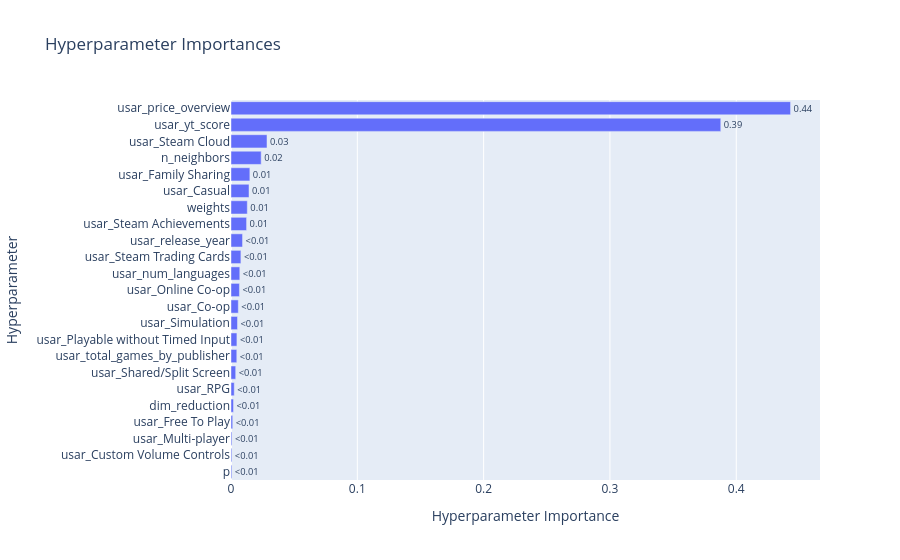

Here is the notebook cell this chart was saved with:
### Code cell
warnings.filterwarnings("ignore")
optuna.logging.set_verbosity(optuna.logging.WARNING)

# =====================================================================
# 1. PREPARACIÓN DE DATOS
# =====================================================================
# Asumo que 'df' y la función '_preprocess' ya están definidos en tu entorno
df_prepared = _preprocess(df, use_images=True)
X = df_prepared.drop(columns=['recomendaciones_totales'])
y = df_prepared['recomendaciones_totales']

# Estratificación basada en el target
bins_strat = [-1, 10, 100, 1000, 10000, float('inf')]
y_binned = pd.cut(y, bins=bins_strat, labels=False)

X_train, X_test, y_train, y_test = train_test_split(
    X, y,
    test_size=0.2,
    random_state=42,
    stratify=y_binned
)

top_tabular_variables = [
    'Family Sharing', 'Free To Play', 'yt_score', 'Steam Trading Cards',
    'price_overview', 'Steam Cloud', 'num_languages', 'Steam Achievements',
    'RPG', 'Online Co-op', 'Casual', 'Custom Volume Controls',
    'Simulation', 'release_year', 'Co-op', 'Multi-player', 'Shared/Split Screen',
    'Playable without Timed Input', 'total_games_by_publisher'
]

# =====================================================================
# 2. CLASE LogKNN PERSONALIZADA
# =====================================================================
class LogKNN(KNeighborsRegressor):
    """
    KNN que internaliza el target en escala logarítmica.
    Promedia en log y devuelve expm1 (media geométrica).
    """
    def fit(self, X, y):
        self._y_log = np.log1p(np.asarray(y, dtype=float))
        super().fit(X, y)
        self._y = self._y_log
        return self

    def predict(self, X):
        neigh_dist, neigh_ind = self.kneighbors(X)
        y_neigh_log = self._y[neigh_ind]

        if self.weights == 'distance':
            w = 1.0 / (neigh_dist + 1e-8)
            pred_log = np.average(y_neigh_log, weights=w, axis=1)
        else:
            pred_log = y_neigh_log.mean(axis=1)

        return np.expm1(pred_log)

# =====================================================================
# 3. FUNCIÓN OBJETIVO (RMSLE) Y OPTUNA
# =====================================================================
def objective(trial, X_t, y_t):
    img_cols = [c for c in X_t.columns if c.startswith('v_clip_')]
    tabular_cols = [c for c in top_tabular_variables if c in X_t.columns]

    variables_elegidas = [col for col in tabular_cols if trial.suggest_categorical(f'usar_{col}', [True, False])]
    if len(variables_elegidas) == 0:
        return float('inf')

    columnas_finales = variables_elegidas + img_cols
    X_filtrada = X_t[columnas_finales]

    n_neighbors = trial.suggest_int('n_neighbors', 3, 50)
    weights = trial.suggest_categorical('weights', ['uniform', 'distance'])
    p = trial.suggest_int('p', 1, 2)

    todas_sesgadas = ['price_overview', 'num_languages', 'total_games_by_publisher']
    cols_sesgadas = [c for c in variables_elegidas if c in todas_sesgadas]
    cols_binarias = [c for c in variables_elegidas if set(X_t[c].dropna().unique()).issubset({0, 1, 0.0, 1.0})]
    cols_normales = [c for c in variables_elegidas if c not in cols_sesgadas + cols_binarias]

    transformers_list = [
        ('sesgadas', PowerTransformer(method='yeo-johnson'), cols_sesgadas),
        ('normales', StandardScaler(), cols_normales),
        ('binarias', 'passthrough', cols_binarias)
    ]

    if len(img_cols) > 0:
        dim_reduction = trial.suggest_categorical('dim_reduction', ['pca', 'umap'])
        if dim_reduction == 'pca':
            reducer = PCA(n_components=10, random_state=42)
        else:
            # Asegúrate de importar UMAP arriba si Optuna elige esto
            reducer = UMAP(
                n_components=10,
                n_neighbors=trial.suggest_int('umap_n_neighbors', 5, 50),
                min_dist=trial.suggest_float('umap_min_dist', 0.0, 0.5),
                random_state=42
            )
        transformers_list.append(('reducer', reducer, img_cols))

    preprocessor = ColumnTransformer(transformers=transformers_list, remainder='drop')
    
    pipeline = Pipeline([
        ('prep', preprocessor),
        ('knn', LogKNN(n_neighbors=n_neighbors, weights=weights, p=p, n_jobs=-1))
    ])

    cv = KFold(n_splits=5, shuffle=True, random_state=42)
    # Optimización usando RMSLE
    scores = cross_validate(pipeline, X_filtrada, y_t, cv=cv, scoring='neg_mean_squared_log_error', n_jobs=-1)
    
    return np.sqrt(-scores['test_score'].mean())

print("Iniciando optimización del Modelo Definitivo (LogKNN + RMSLE)...")
study = optuna.create_study(direction='minimize')
study.optimize(lambda trial: objective(trial, X_train, y_train), n_trials=300)

# =====================================================================
# 4. VISUALIZACIÓN DE IMPORTANCIAS (Añadido)
# =====================================================================
importancias = optuna.importance.get_param_importances(study)
df_importancias = pd.DataFrame(list(importancias.items()), columns=['Parámetro', 'Importancia (%)'])
df_importancias['Importancia (%)'] = (df_importancias['Importancia (%)'] * 100).round(2)

print("\n---> TOP PARÁMETROS Y VARIABLES MÁS INFLUYENTES <---")
# Usamos print o display dependiendo del entorno
try:
    display(df_importancias.head(15))
except NameError:
    print(df_importancias.head(15))

try:
    fig = vis.plot_param_importances(study)
    fig.show()
except Exception as e:
    print(f"No se pudo generar el gráfico interactivo: {e}")

# =====================================================================
# 5. CONSTRUCCIÓN DEL MODELO FINAL
# =====================================================================
mejores_parametros = study.best_params
img_cols = [c for c in X_train.columns if c.startswith('v_clip_')]
variables_ganadoras = [col for col in top_tabular_variables if mejores_parametros.get(f'usar_{col}') == True]

X_train_final = X_train[variables_ganadoras + img_cols]
X_test_final  = X_test[variables_ganadoras + img_cols]

todas_sesgadas = ['price_overview', 'num_languages', 'total_games_by_publisher']
cols_sesgadas = [c for c in variables_ganadoras if c in todas_sesgadas]
cols_binarias = [c for c in variables_ganadoras if set(X_train[c].dropna().unique()).issubset({0, 1, 0.0, 1.0})]
cols_normales = [c for c in variables_ganadoras if c not in cols_sesgadas + cols_binarias]

final_transformers = [
    ('sesgadas', PowerTransformer(method='yeo-johnson'), cols_sesgadas),
    ('normales', StandardScaler(), cols_normales),
    ('binarias', 'passthrough', cols_binarias)
]

if mejores_parametros.get('dim_reduction') == 'pca':
    final_reducer = PCA(n_components=10, random_state=42)
elif 'dim_reduction' in mejores_parametros:
    final_reducer = UMAP(
        n_components=10,
        n_neighbors=mejores_parametros['umap_n_neighbors'],
        min_dist=mejores_parametros['umap_min_dist'],
        random_state=42
    )
    final_transformers.append(('reducer', final_reducer, img_cols))

modelo_definitivo = Pipeline([
    ('prep', ColumnTransformer(transformers=final_transformers, remainder='drop')),
    ('knn', LogKNN(
        n_neighbors=mejores_parametros['n_neighbors'],
        weights=mejores_parametros['weights'],
        p=mejores_parametros['p'],
        n_jobs=-1
    ))
])

# Entrenamiento con todo el set de train
modelo_definitivo.fit(X_train_final, y_train)
predicciones = modelo_definitivo.predict(X_test_final)

# =====================================================================
# 6. MÉTRICAS Y GRÁFICOS
# =====================================================================
def rmsle_scorer(y_true, y_pred):
    y_pred_safe = np.clip(y_pred, 0, None)
    return np.sqrt(mean_squared_log_error(y_true, y_pred_safe))

print("\n--- MÉTRICAS GENERALES EN TEST ---")
print(f"MAE General: {mean_absolute_error(y_test, predicciones):.4f}")
print(f"RMSLE General (Métrica optimizada): {rmsle_scorer(y_test, predicciones):.4f}")

def check_performance_by_bins(y_real, y_pred):
    results = pd.DataFrame({'Real': y_real, 'Pred': y_pred})
    bins   = [-1, 10, 100, 1000, 10000, float('inf')]
    labels = ['0-10', '10-100', '100-1k', '1k-10k', '>10k']
    results['Rango'] = pd.cut(results['Real'], bins=bins, labels=labels)

    performance = results.groupby('Rango', observed=True).apply(
        lambda x: mean_absolute_error(x['Real'], x['Pred']) if len(x) > 0 else 0
    )

    print("\n--- MAE POR RANGO DE POPULARIDAD ---")
    print(performance)

    plt.figure(figsize=(10, 5))
    plt.scatter(y_real, y_pred, alpha=0.4, color='purple')
    plt.plot([y_real.min(), y_real.max()], [y_real.min(), y_real.max()], 'r--')
    plt.xscale('log'); plt.yscale('log')
    plt.title('Modelo Definitivo: LogKNN optimizado con RMSLE')
    plt.xlabel('Recomendaciones Reales'); plt.ylabel('Predicciones')
    plt.grid(True, which="both", ls="-", alpha=0.2)
    plt.show()

check_performance_by_bins(y_test, predicciones)

print("\n============================================================")
print(" 📋 DICCIONARIO DE HIPERPARÁMETROS Y VARIABLES ")
print("============================================================")
print(mejores_parametros)

### Figure 1 — Plotly figure (JSON) as saved in the notebook; plotly's stock layout.template omitted (floating-point values rounded to 4 significant figures)
{"data": [{"cliponaxis": false, "hovertemplate": ["p (IntDistribution): 0.0006692308936138492<extra></extra>", "usar_Custom Volume Controls (CategoricalDistribution): 0.0006721394953803885<extra></extra>", "usar_Multi-player (CategoricalDistribution): 0.0007115640026833434<extra></extra>", "usar_Free To Play (CategoricalDistribution): 0.0013545219543822198<extra></extra>", "dim_reduction (CategoricalDistribution): 0.0019656285206686853<extra></extra>", "usar_RPG (CategoricalDistribution): 0.0025609987647364587<extra></extra>", "usar_Shared/Split Screen (CategoricalDistribution): 0.0037261485237825133<extra></extra>", "usar_total_games_by_publisher (CategoricalDistribution): 0.004582083000667136<extra></extra>", "usar_Playable without Timed Input (CategoricalDistribution): 0.004690254913764633<extra></extra>", "usar_Simulation (CategoricalDistribution): 0.005146264155358342<extra></extra>", "usar_Co-op (CategoricalDistribution): 0.005792996147185991<extra></extra>", "usar_Online Co-op (CategoricalDistribution): 0.006676680075613438<extra></extra>", "usar_num_languages (CategoricalDistribution): 0.006965499663179516<extra></extra>", "usar_Steam Trading Cards (CategoricalDistribution): 0.007835499940172557<extra></extra>", "usar_release_year (CategoricalDistribution): 0.009134805321445371<extra></extra>", "usar_Steam Achievements (CategoricalDistribution): 0.01233367571899141<extra></extra>", "weights (CategoricalDistribution): 0.012908526780719907<extra></extra>", "usar_Casual (CategoricalDistribution): 0.014267386487268031<extra></extra>", "usar_Family Sharing (CategoricalDistribution): 0.014926598766966895<extra></extra>", "n_neighbors (IntDistribution): 0.023882959500120995<extra></extra>", "usar_Steam Cloud (CategoricalDistribution): 0.02850303939082149<extra></extra>", "usar_yt_score (CategoricalDistribution): 0.38772487675665673<extra></extra>", "usar_price_overview (CategoricalDistribution): 0.44296862122582076<extra></extra>"], "name": "Objective Value", "orientation": "h", "text": ["<0.01", "<0.01", "<0.01", "<0.01", "<0.01", "<0.01", "<0.01", "<0.01", "<0.01", "<0.01", "<0.01", "<0.01", "<0.01", "<0.01", "<0.01", "0.01", "0.01", "0.01", "0.01", "0.02", "0.03", "0.39", "0.44"], "textposition": "outside", "type": "bar", "x": [0.0006692, 0.0006721, 0.0007116, 0.001355, 0.001966, 0.002561, 0.003726, 0.004582, 0.00469, 0.005146, 0.005793, 0.006677, 0.006965, 0.007835, 0.009135, 0.01233, 0.01291, 0.01427, 0.01493, 0.02388, 0.0285, 0.3877, 0.443], "y": ["p", "usar_Custom Volume Controls", "usar_Multi-player", "usar_Free To Play", "dim_reduction", "usar_RPG", "usar_Shared/Split Screen", "usar_total_games_by_publisher", "usar_Playable without Timed Input", "usar_Simulation", "usar_Co-op", "usar_Online Co-op", "usar_num_languages", "usar_Steam Trading Cards", "usar_release_year", "usar_Steam Achievements", "weights", "usar_Casual", "usar_Family Sharing", "n_neighbors", "usar_Steam Cloud", "usar_yt_score", "usar_price_overview"]}], "layout": {"title": {"text": "Hyperparameter Importances"}, "xaxis": {"title": {"text": "Hyperparameter Importance"}}, "yaxis": {"title": {"text": "Hyperparameter"}}}}
